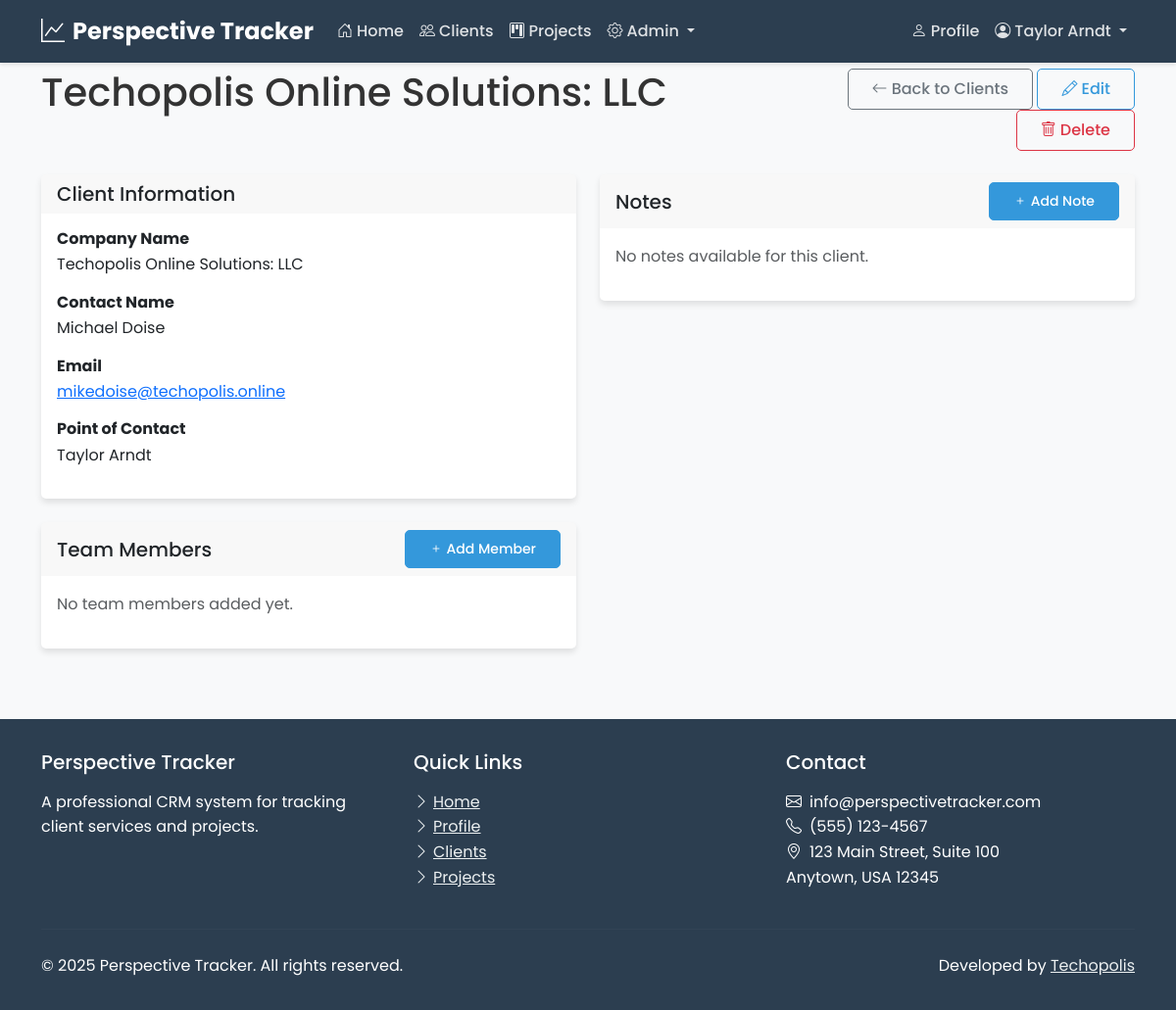
The app's page /clients/1/ (signed in), older data.
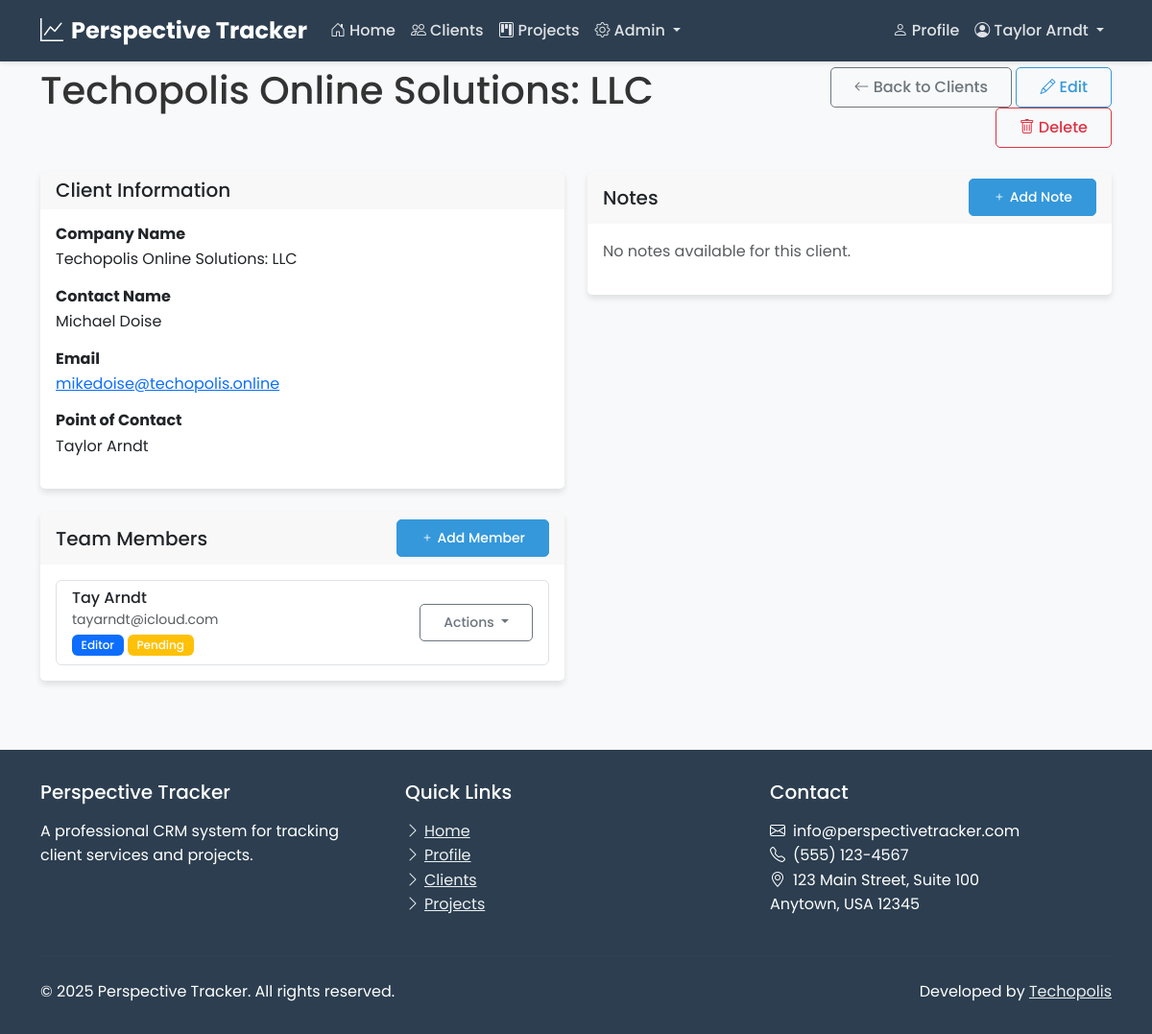
The same page, newer data.
### clients/models.py (models this page shows, shortened)
class ClientCoworker(models.Model):
    ROLE_CHOICES = [
        ('admin', 'Administrator'),
        ('editor', 'Editor'),
        ('viewer', 'Viewer'),
    ]
    STATUS_CHOICES = [
        ('pending', 'Pending'),
        ('active', 'Active'),
        ('declined', 'Declined'),
    ]
    client = models.ForeignKey(Client, on_delete=models.CASCADE, related_name='coworkers')
    user = models.ForeignKey(CustomUser, on_delete=models.CASCADE, related_name='client_associations')
    role = models.CharField(max_length=20, choices=ROLE_CHOICES, default='viewer')
    status = models.CharField(max_length=20, choices=STATUS_CHOICES, default='pending')
    invitation_sent = models.DateTimeField(null=True, blank=True)
    invitation_token = models.CharField(max_length=100, null=True, blank=True)
    created_at = models.DateTimeField(auto_now_add=True)
    updated_at = models.DateTimeField(auto_now=True)
    class Meta:
        unique_together = ('client', 'user')

### users/models.py (models this page shows, shortened)
class CustomUser(AbstractUser):
    username = None
    email = models.EmailField(unique=True)
    role = models.ForeignKey(Role, on_delete=models.CASCADE, null=True, blank=True)
    profile_picture = models.ImageField(upload_to='profile_pics/', null=True, blank=True)
    bio = models.TextField(max_length=500, blank=True)
    phone_number = models.CharField(max_length=20, blank=True)
    job_title = models.CharField(max_length=100, blank=True)
    USERNAME_FIELD = 'email'
    REQUIRED_FIELDS = []
    objects = CustomUserManager()

### clients/views.py (the view, shortened to what this page needs)
# urls.py: path('<int:pk>/', views.client_detail, name='client_detail'),
@login_required
def client_detail(request, pk):
    client = get_object_or_404(Client, pk=pk)
    has_access = False
    is_admin = False
    if request.user.is_superuser or (request.user.role and request.user.role.name in ['admin', 'staff']):
        has_access = True
        is_admin = True
    elif request.user == client.point_of_contact:
        has_access = True
        is_admin = True
    if not has_access:
        return HttpResponseForbidden("You don't have permission to view this client.")
    notes = client.notes.all()
    coworkers = client.coworkers.all()
    if request.method == 'POST' and 'note_form' in request.POST:
        note_form = ClientNoteForm(request.POST)
        coworker_form = ClientCoworkerForm(client=client)
        if note_form.is_valid():
            note = note_form.save(commit=False)
            note.client = client
            note.author = request.user
            note.save()
            messages.success(request, "Note added successfully!")
            return redirect('client_detail', pk=client.pk)
    else:
        note_form = ClientNoteForm()
        coworker_form = ClientCoworkerForm(client=client)
    return render(request, 'clients/client_detail.html', {
        'client': client,
        'notes': notes,
        'coworkers': coworkers,
        'note_form': note_form,
        'coworker_form': coworker_form,
        'is_admin': is_admin
    })

### clients/templates/clients/client_detail.html (shortened to what the changed rows need)
{% extends 'users/base.html' %}
{% block content %}
<div class="container">
    <div class="row mb-4">
        <div class="col-md-8">
            <h1>{{ client.company_name }}</h1>
        </div>
    </div>
    <div class="row">
        <div class="col-md-6">
            <div class="card mb-4">
                <div class="card-header">
                    <h2 class="h5 card-title mb-0">Client Information</h2>
                </div>
            </div>
            <div class="card mb-4">
                <div class="card-header d-flex justify-content-between align-items-center">
                    <h2 class="h5 card-title mb-0">Team Members</h2>
                </div>
                <div class="card-body">
                    {% if coworkers %}
                        <div class="list-group">
                            {% for coworker in coworkers %}
                                <div class="list-group-item">
                                    <div class="d-flex justify-content-between align-items-center">
                                        <div>
                                            <h3 class="h6 mb-0">{{ coworker.user.first_name }} {{ coworker.user.last_name }}</h3>
                                            <small class="text-muted">{{ coworker.user.email }}</small>
                                            <div>
                                                <span class="badge bg-{% if coworker.role == 'admin' %}danger{% elif coworker.role == 'editor' %}primary{% else %}secondary{% endif %}">
                                                    {{ coworker.get_role_display }}
                                                </span>
                                                <span class="badge bg-{% if coworker.status == 'active' %}success{% elif coworker.status == 'pending' %}warning{% else %}danger{% endif %}">
                                                    {{ coworker.get_status_display }}
                                                </span>
                                            </div>
                                        </div>
                                        <div>
                                            {% if is_admin or user == coworker.user %}
                                                <div class="dropdown">
                                                    <button class="btn btn-sm btn-outline-secondary dropdown-toggle" type="button" id="coworkerActions{{ coworker.pk }}" data-bs-toggle="dropdown" aria-expanded="false">
                                                        Actions
                                                    </button>
                                                </div>
                                            {% endif %}
                                        </div>
                                    </div>
                                </div>
                            {% endfor %}
                        </div>
                    {% else %}
                        <p class="text-muted">No team members added yet.</p>
                    {% endif %}
                </div>
            </div>
        </div>
        <div class="col-md-6">
            <div class="card mb-4">
                <div class="card-header d-flex justify-content-between align-items-center">
                    <h2 class="h5 card-title mb-0">Notes</h2>
                </div>
            </div>
        </div>
    </div>
</div>
{% endblock %}

Row changes from the older to the newer data that the page shows:
added ClientCoworker: user.first_name "Tay", user.last_name "Arndt", user.email "tayarndt@icloud.com", role "Editor", status "Pending"
Text that changed along with them:
text no longer shown: "No team members added yet."
